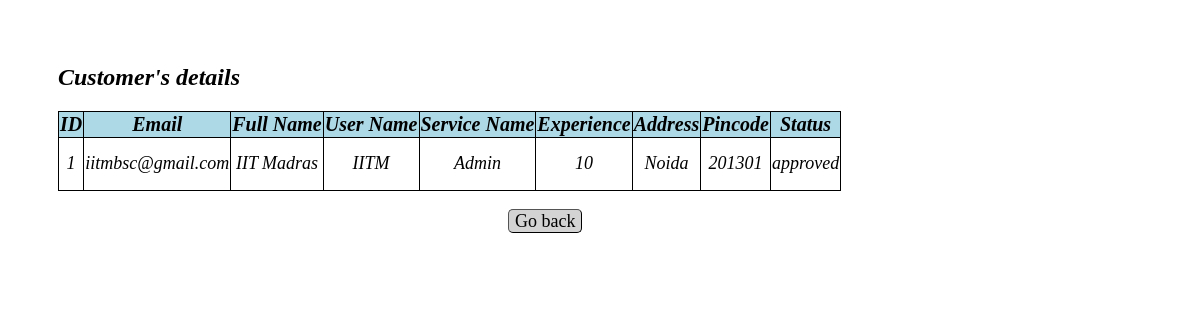
Page /viewcustomerprofile/1 on the committed database.
### app.py (models this page shows)
class User_Info(db.Model):
    __tablename__="user_info"
    id=db.Column(db.Integer,primary_key=True)
    email=db.Column(db.String,nullable=False)
    full_name=db.Column(db.String,nullable=False)
    user_name=db.Column(db.String,unique=True,nullable=False)
    service_name=db.Column(db.String,nullable=False)
    experience=db.Column(db.Integer,nullable=False)
    pwd=db.Column(db.String,nullable=False)
    add=db.Column(db.String,nullable=True)
    pincode=db.Column(db.String,nullable=False)
    role=db.Column(db.Integer,nullable=False,default=1)
    status=db.Column(db.String,unique=True)
    location=db.Column(db.String,nullable=False)
    reviews=db.Column(db.String,nullable=False)
    phone_number=db.Column(db.Integer,nullable=False)

### app.py (the view)
@app.route("/viewcustomerprofile/<int:id>", methods=["GET", "POST"])
def view_customer_profile(id):
  professional_id=id
  service = User_Info.query.filter_by(id=id).first()
  return render_template ("view_customer_profile.html",service=service,customer_id_id=id)

### templates/view_customer_profile.html (shortened to what this page needs)
<!DOCTYPE html>
<html lang="en">
<head>
</head>
<body>
    <br><br>
    <h2>Customer's details</h2>
    <table id="service-table">
        <thead>
            <tr>
                <th>ID</th>
                <th>Email</th>
                <th>Full Name</th>
                <th>User Name</th>
                <th>Service Name</th>
                <th>Experience</th>
                <th>Address</th>
                <th>Pincode</th>
                <th>Status</th>
            </tr>
        <tbody>
            <tr>
                <td>{{service["id"]}}</td>
                <td>{{service["email"]}}</td>
                <td>{{service["full_name"]}}</td>
                <td>{{service["user_name"]}}</td>
                <td>{{service["service_name"]}}</td>
                <td>{{service["experience"]}}</td>
                <td>{{service["add"]}}</td>
                <td>{{service["pincode"]}}</td>
                <td>{{service["status"]}}</td>
            </tr>
        </tbody>
        </thead>
    </table>
    <a class="button" href="/customerdashboard/{{service.id}}">Go back</a>
</body>
</html>

### templates/view_customer_profile.html (style rules this page uses)
table , td { text-align: center; font-style: italic; width:auto; height:50px; margin-left: 50px; border-radius: 10px; border-color: blue; border: 1px solid black; border-collapse: collapse ; margin-bottom: 20px; }
th { background-color: lightblue; border: 1px solid black; font-size:20px; }
td { font-size:18px; }
h2 { font-style: italic; margin-left: 50px; color: black; margin-bottom: 20px; }
a.button { padding: 1px 6px; border: 1px outset buttonborder; border-radius: 5px; color: black; background-color: lightgrey; text-decoration: none; font-size:18px }
a { margin-left: 500px; }

### rows in the picture
User_Info: id "1", email "iitmbsc@gmail.com", full_name "IIT Madras", user_name "IITM", service_name "Admin", experience "10", add "Noida", pincode "201301", status "approved"
